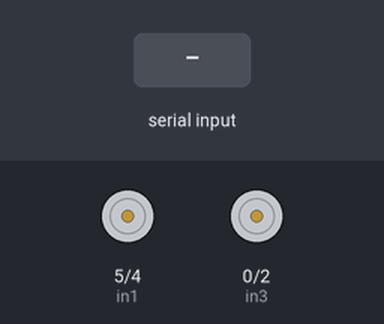
The sketch below on a simulated ESP8266 (NodeMCU). Shown: motor-driver pin pairs drawn as motors (green arrow = first pin HIGH = forward, orange = second pin HIGH = backward, longer = more drive, scaled by the enable pin). The inputs (shaded band) are chosen by the test bench. WiFi joins after 1.5 s; servers stay silent unless stated; what the sketch prints to the serial monitor is not drawn.

Above: at 2.7 s.
2.8 s: "Password123\n" received over Serial
At 3.9 s:
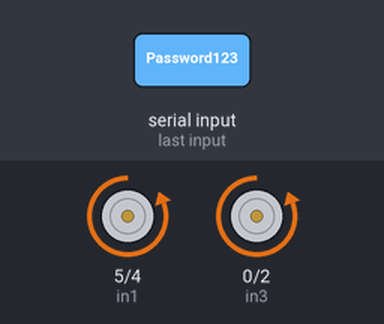
4.3 s: "f" received over Serial
At 4.8 s:
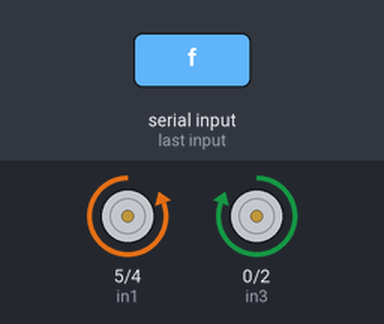
5.8 s: "b" received over Serial
At 7.0 s:
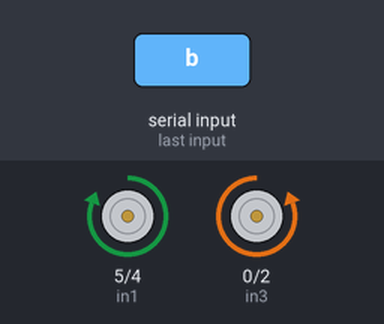
7.3 s: "l" received over Serial
At 8.3 s:
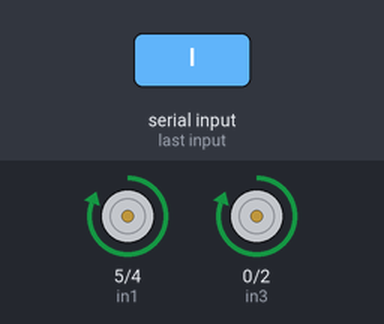
8.8 s: "s" received over Serial
At 9.4 s:
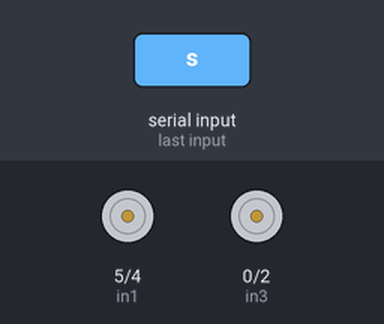
10.3 s: "r" received over Serial
At 11.7 s:
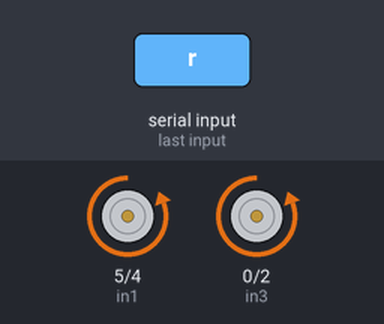
Timing chart, 0 to 12.8 s (numbered marks = the images above; inputs shaded):
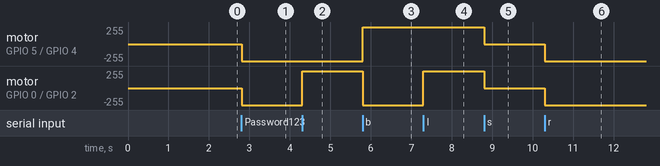

Measured:
- after the input at 2.8 s, motor on GPIO 5 (in1) / GPIO 4 (in2), motor on GPIO 0 (in3) / GPIO 2 (in4): stopped → backward 255/255 at once
- after the input at 4.3 s, motor on GPIO 0 (in3) / GPIO 2 (in4): backward 255/255 → forward 255/255 at once
- after the input at 5.8 s, motor on GPIO 5 (in1) / GPIO 4 (in2): backward 255/255 → forward 255/255 at once; motor on GPIO 0 (in3) / GPIO 2 (in4): forward 255/255 → backward 255/255 at once
- after the input at 7.3 s, motor on GPIO 0 (in3) / GPIO 2 (in4): backward 255/255 → forward 255/255 at once
- after the input at 8.8 s, motor on GPIO 5 (in1) / GPIO 4 (in2), motor on GPIO 0 (in3) / GPIO 2 (in4): forward 255/255 → stopped at once
- after the input at 10.3 s, motor on GPIO 5 (in1) / GPIO 4 (in2), motor on GPIO 0 (in3) / GPIO 2 (in4): stopped → backward 255/255 at once

The sketch:

mobile_robot_code.ino
```cpp
#include <SoftwareSerial.h>
#include <ESP8266WiFi.h>
#include <WiFiUdp.h>

int incomingByte = 0;

int speed = 1023;//0 to 1023

int enA = 16;//d0
int in1 = 5;//d1
int in2 = 4;//d2

int enB = 14;//d5
int in3 = 0;//d3
int in4 = 2;//d4

//wifi stuff
const char* ssid     = "SchlossA"; // wifi network name
const char* password = "Master59"; // wifi network password

//const char* ssid     = "Razer_Phone"; // wifi network name
//const char* password = "Password123"; // wifi network password

WiFiUDP Udp;
unsigned int localUdpPort = 1998;
char incomingPacket[255];

void setup(){
Serial.begin(115200);
delay(10);
Serial.println("Motor test!");

// We start by connecting to a WiFi network
Serial.print("Connecting to ");
Serial.println(ssid);
WiFi.begin(ssid, password);
while (WiFi.status() != WL_CONNECTED) {
    delay(500);
    Serial.print(".");
}
Serial.println("WiFi connected");
Serial.println("IP address: ");
Serial.println(WiFi.localIP());
Serial.println("Starting UDP");
Udp.begin(localUdpPort);
Serial.printf("Now listening at IP %s, UDP port %d\n", WiFi.localIP().toString().c_str(), localUdpPort);

pinMode(enA, OUTPUT);
pinMode(enB, OUTPUT);
pinMode(in1, OUTPUT);
pinMode(in2, OUTPUT);
pinMode(in3, OUTPUT);
pinMode(in4, OUTPUT);
}
void right()
{
  digitalWrite(in1, LOW);
  digitalWrite(in2, HIGH);

  analogWrite(enA, speed);

  digitalWrite(in3, LOW);
  digitalWrite(in4, HIGH);

  analogWrite(enB, speed);
}

void left()
{

  digitalWrite(in1, HIGH);
  digitalWrite(in2, LOW);

  analogWrite(enA, speed);

  digitalWrite(in3, HIGH);
  digitalWrite(in4, LOW);

  analogWrite(enB, speed);
}

void forward()
{
  digitalWrite(in1, LOW);
  digitalWrite(in2, HIGH);

  analogWrite(enA, speed);

  digitalWrite(in3, HIGH);
  digitalWrite(in4, LOW);

  analogWrite(enB, speed);
}

void backward()
{

  digitalWrite(in1, HIGH);
  digitalWrite(in2, LOW);

  analogWrite(enA, speed);

  digitalWrite(in3, LOW);
  digitalWrite(in4, HIGH);

  analogWrite(enB, speed);
}

void stop()
{
  digitalWrite(in1, LOW);
  digitalWrite(in2, LOW);
  digitalWrite(in3, LOW);
  digitalWrite(in4, LOW);
}

void ListenPacketRoutine(){
  //listen for packets
  int packetSize = Udp.parsePacket();
  if (packetSize){
    int len = Udp.read(incomingPacket, 255);
    Serial.printf("UDP packet contents: %s\n", incomingPacket);
    if (incomingPacket[0] == 'f'){
        forward();
    } else if (incomingPacket[0] == 'b'){
        backward();
    } else if (incomingPacket[0] == 'l'){
        left();
    } else if (incomingPacket[0] == 'r'){
        right();
    } else if (incomingPacket[0] == 's'){
        stop();
    }
  }
}

void ListenKeyboardRoutine(){

 if (Serial.available() > 0) {
    incomingByte = Serial.read();
    }

 switch(incomingByte)
  {
     case 's':
      { stop();
       Serial.println("Stop\n");
       incomingByte='*';}

     break;

     case 'f':
     {  forward();

       Serial.println("Forward\n");
       incomingByte='*';}
     break;

      case 'b':
    {   backward();

       Serial.println("Backward\n");
       incomingByte='*';}
     break;

     case 'r':
     {
       right();
       Serial.println("Rotate Right\n");
       incomingByte='*';}
     break;

       case 'l':
      {
       left();
       Serial.println("Rotate Left\n");
       incomingByte='*';}
     break;
  }
}

void loop()
{
    ListenPacketRoutine();
    ListenKeyboardRoutine();
}
```
